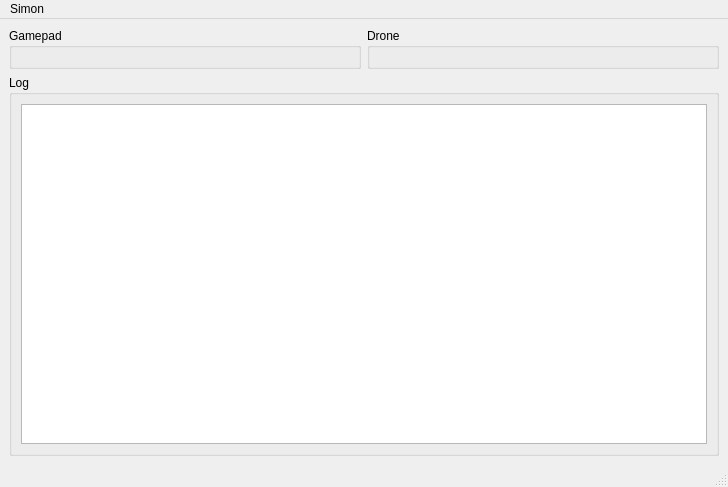
<?xml version="1.0" encoding="UTF-8"?>
<ui version="4.0">
 <class>MainWindow</class>
 <widget class="QMainWindow" name="MainWindow">
  <property name="geometry">
   <rect>
    <x>0</x>
    <y>0</y>
    <width>728</width>
    <height>487</height>
   </rect>
  </property>
  <property name="windowTitle">
   <string>MainWindow</string>
  </property>
  <widget class="QWidget" name="centralwidget">
   <layout class="QGridLayout" name="gridLayout_3">
    <item row="0" column="0">
     <widget class="QGroupBox" name="groupBox_2">
      <property name="title">
       <string>Gamepad</string>
      </property>
      <layout class="QGridLayout" name="gridLayout_2">
       <item row="0" column="0">
        <widget class="GamePad" name="gamepad" native="true"/>
       </item>
      </layout>
     </widget>
    </item>
    <item row="0" column="1">
     <widget class="QGroupBox" name="groupBox_3">
      <property name="title">
       <string>Drone</string>
      </property>
     </widget>
    </item>
    <item row="1" column="0" colspan="2">
     <widget class="QGroupBox" name="groupBox">
      <property name="title">
       <string>Log</string>
      </property>
      <layout class="QGridLayout" name="gridLayout">
       <item row="0" column="0">
        <widget class="QTextEdit" name="log">
         <property name="readOnly">
          <bool>true</bool>
         </property>
        </widget>
       </item>
      </layout>
     </widget>
    </item>
   </layout>
  </widget>
  <widget class="QMenuBar" name="menubar">
   <property name="geometry">
    <rect>
     <x>0</x>
     <y>0</y>
     <width>728</width>
     <height>20</height>
    </rect>
   </property>
   <widget class="QMenu" name="menuAwesome_GUI_Client">
    <property name="title">
     <string>Simon</string>
    </property>
   </widget>
   <addaction name="menuAwesome_GUI_Client"/>
  </widget>
  <widget class="QStatusBar" name="statusbar"/>
 </widget>
 <customwidgets>
  <customwidget>
   <class>GamePad</class>
   <extends>QWidget</extends>
   <header>gamepad.h</header>
   <container>1</container>
  </customwidget>
 </customwidgets>
 <resources/>
 <connections/>
</ui>
